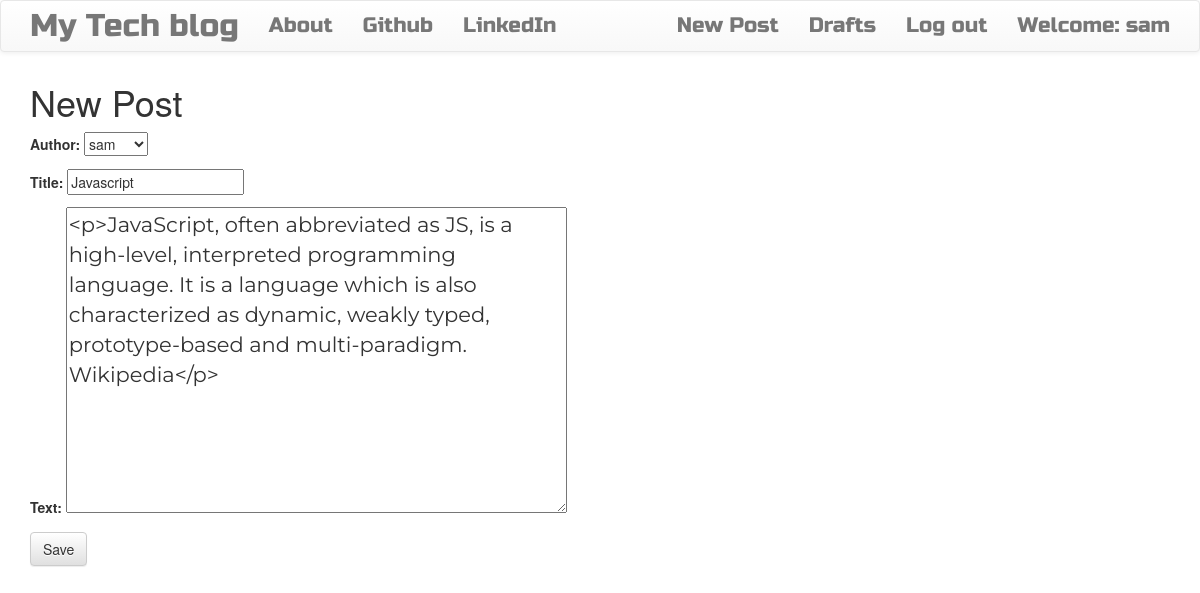
Screenshot of /post/8/edit/ (signed in) with the database file from the repository.
### blog/models.py (models this page shows, shortened)
class Post(models.Model):
    author = models.ForeignKey('auth.user', on_delete=models.CASCADE)
    title = models.CharField(max_length = 256)
    text = models.TextField()
    created_date = models.DateTimeField(default = timezone.now)
    published_date = models.DateTimeField(blank = True, null= True)

### blog/views.py (the view)
# urls.py: path('post/<int:pk>/edit/', views.UpdatePostView.as_view(), name= 'post_edit'),
class UpdatePostView(LoginRequiredMixin,UpdateView):
    login_url = '/login/'
    redirect_field_name = 'blog/post_detail.html'
    form_class = PostForm
    model = models.Post

### blog/forms.py
class PostForm(forms.ModelForm):
    class Meta():
        model = Post
        fields = ('author', 'title', 'text')
        widgets = {
            'title':forms.TextInput(attrs={'class':'textinputclass'}),
            'text':forms.Textarea(attrs={'class':'editable medium-editor-textarea postcontent'})
        }

### blog/templates/blog/post_form.html (shortened to what this page needs)
{% extends 'blog/base.html'%}
{% block content%}
  <h1>New Post</h1>
  <form class="post-form"  method="POST">
    {{form.as_p}}
    <button class="save btn btn-default" type="Submit">Save</button>
  </form>
{% endblock%}

### blog/templates/blog/base.html (shortened to what this page needs)
<!DOCTYPE html>
{% load staticfiles %}
<html>
    <head>
        <link rel="stylesheet" href="https://maxcdn.bootstrapcdn.com/bootstrap/3.3.7/css/bootstrap.min.css">
        <link rel="stylesheet" href="https://maxcdn.bootstrapcdn.com/bootstrap/3.3.7/css/bootstrap-theme.min.css">
        <link rel="stylesheet" href="//cdn.jsdelivr.net/medium-editor/latest/css/medium-editor.min.css" type="text/css" media="screen" charset="utf-8">
        <link rel="stylesheet" href="{% static 'css/blog.css' %}">
<body class='loader'>
  <nav class="navbar navbar-default techfont custom-navbar">
    <div class="container">
      <ul class="nav navbar-nav">
        <li><a class='navbar-brand bigbrand' href="{% url 'post_list' %}">My Tech blog</a></li>
        <li><a href="{% url 'about'%}">About</a></li>
        <li><a href="https://www.github.com">Github</a></li>
        <li><a href="https://www.linkedin.com">LinkedIn</a></li>
      </ul>
      <ul class="nav navbar-nav navbar-right">
        {% if user.is_authenticated %}
        <li>
          <a href="{% url 'post_new' %}" >New Post</a>
        </li>
        <li>
          <a href="{% url 'post_draft_list' %}">Drafts</a>
        </li>
        <li>
          <a href="{% url 'logout' %}" >Log out</a>
        </li>
        <li>
          <a >Welcome: {{ user.username }}</a>
        </li>
          {% else %}
          <li><a class='nav navbar-right' href="{% url 'login' %}" ><span class="glyphicon glyphicon-user"></span></a></li>
        {% endif %}
      </ul>
  </div>
</nav>
        <div class="content container">
            <div class="row">
                <div class="col-md-8">
                  <div class="blog_posts">
                    {% block content %}
                    {% endblock %}
                  </div>
                </div>
            </div>
        </div>
</body>
</html>

### blog/static/css/blog.css (style rules this page uses)
.techfont { font-family: 'Russo One', sans-serif; font-size: 1.5em; margin-bottom: 10px; }
.postcontent { font-family: 'Montserrat'; font-size: 1.5em; }
.bigbrand { font-size: 1.5em; }
.loader { filter:hue-rotate(0deg); color: linear-gradient(45deg,#0f8,#08f); animation:hue 5000ms infinite linear; }

### rows the page displays
Post: author "sam", title "Javascript", text "<p>JavaScript, often abbreviated as JS, is a high-level, interpreted programming language. It is a language which is also characterized as dynamic, weakly typed, prototype-based and multi-paradigm. Wikipedia</p>"

### other values shown
{{ user.username }} "sam"
